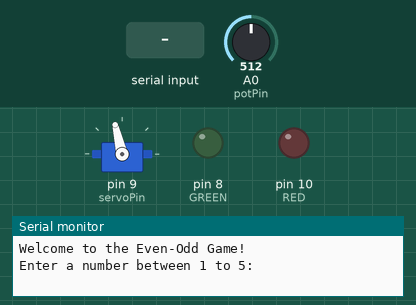
The sketch below on a simulated Arduino Uno, built with avr-gcc and run on an emulated ATmega328P. Shown: servo, output pins drawn as LEDs (lit = HIGH), the last lines printed to the serial monitor. The inputs (shaded band) are chosen by the test bench; at power-on: A0 (potPin) = 512. Random numbers use the default seed unless the sketch sets one.

Above: at 1.2 s.
1.3 s: "5\n" received over Serial
At 9.6 s:
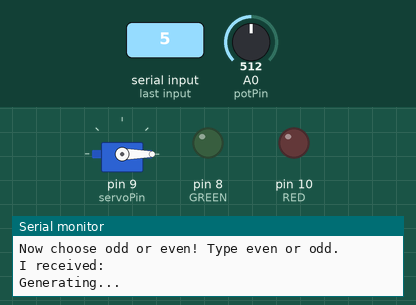
At 11.8 s:
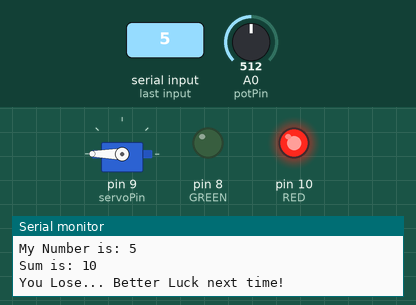
Timing chart, 0 to 13.6 s (numbered marks = the images above; inputs shaded):
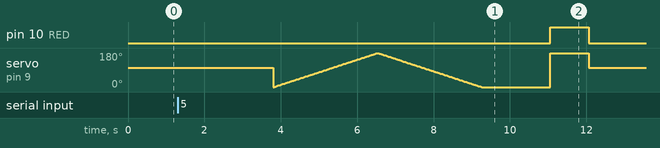

The sketch:

lab5.ino
```cpp
/*
   1- Author: Kiryl Baravikou - 656339218

   2- Lab: Lab 5 - Communication

   3- Description: the following code below is used to create an Even-Odd Game,
   which uses the servo motor to determine the user was right guessing the final sum between the number
   he or she chose and the random number generated. If the user was right -> the servo motor will point to the Green Led,
   and the user wins. Otherwise, the servo motor will point to the Red LED, meaning that the user lost.

   4-Lab Questions:
    a. What function did you use to change the servo position?
        To change the servo position, I implemented the function called "rotator" which accepts
        a boolean variable in order to start the rotation. Inside the function, to rotate the servo,
        I used two for-loops as described in the provided references by Professor, to rotate the servo from
        0 to 180 degrees continuosly while the random generator works, and analogRead() with map() and write()
        to move the servo to its starting position.

    b. What are the angles of the servo motor for the three directions?
      The angles I chose are all in the range from 0 to 180 degrees. The RED LED is located on the 180 degrees on Bredboard.
      The GREEN LED -> I used 15 degrees to shift towards this LED, since 0 degrees make no movement by servo motor.
      The neutral position is 103 degress based on my implementation.

    c. What functions/methods did you use to take input?
      I) To accept integer as input:
        input = Serial.parseInt(); //where input is an int variable;
      II) To accept the string from user input:
        while(Serial.available() == 0){} //waits until the user input until the time runs out
        delay(1200); //delay to stabilize the function
        choice = Serial.readStringUntil("\n"); //the input will be read until the user will press enter


   5- References: where did you find code snippets, ideas, and inspirations? failing to list the references you used can result in plagiarism. If you did not use any website say: "no references used":
    a. https://www.programmingelectronics.com/serial-read/
    b. http://arduino.cc/en/Reference/Serial#.UwYyzfldV8E
    c. http://arduino.cc/en/Serial/Available#.UwYy2PldV8E
    d. https://docs.arduino.cc/learn/electronics/servo-motors
    e. https://www.arduino.cc/reference/en/language/functions/communication/serial/
    f. https://forum.arduino.cc/t/serial-input-basics-updated/382007

   6- Demo: in-person demonstration 3/27/2023 , 10:42 am to Elijah.
*/


#include <Servo.h>

Servo Servo1;

int servoPin = 9;
int potPin = A0;

//Define the LEDs pins
const int RED = 10;
const int GREEN = 8;

//Variable for the input integer
int input = 0;

//Variable used to store the input string
String choice = "";

const unsigned int LENGTH = 5;
//char result[LENGTH];
//unsigned int pos = 0;

//The current position of the servo motor
int pos = 0;


void rotator(bool engine){

  if(engine == true){

    //Allows to rotate the servo from 0 to 180 degrees
    for(pos = 0; pos <= 180; pos += 1) {
        Servo1.write(pos);
        delay(15);
    }

    //Allows to rotate the servo from 180 to 0 degrees
    for(pos = 180; pos >= 0; pos -= 1){
      Servo1.write(pos);
      delay(15);
    }
  }
  else{
      int reading = analogRead(potPin);
      int angle = map(reading, 0, 1023, 0, 180);
      Servo1.write(103);
  }
}

//The function used to restart the game
void restart(){

      digitalWrite(RED, LOW);
      digitalWrite(GREEN, LOW);
      input = 0;
      choice = "";
      pos = 0;
      rotator(false);
      setup();
}


void setup(){

    Servo1.attach(servoPin);

    Serial.begin(9600);

    //Used to generate a random number
    randomSeed(analogRead(0));

    //Creating the output for the LEDs using the pin numbers
    pinMode(GREEN, OUTPUT);
    pinMode(RED, OUTPUT);

    //Welcome message + the prompt to enter an integer from 1-5
    Serial.println("Welcome to the Even-Odd Game!");
    Serial.println("Enter a number between 1 to 5: ");
}


void loop() {

    int reading = analogRead(potPin);
    int angle = map(reading, 0, 1023, 0, 180);
    //Servo1.write(angle);
    Servo1.write(103);

    //The flag used to allow the program to accept a string odd or even
    bool received = false;

    int flag;

    //The variable used to store the sum of the input + random number
    int sum = 0;

    //Used to store a random value between 1 and 5
    int rvalue = random(5) + 1;


    //Allows to accept user input for the integer
    //while(Serial.available() && input == 0){
    if(input == 0){

        input = Serial.parseInt();

        //Check if the bounds are OK for the integer
        if(input > 0 && input <= 5){
          Serial.print("I received: ");
          Serial.print(input);
          Serial.println();
          received = true;
          flag = 0;
          sum += input;
        }
    }


    //If out of bounds or the number of bytes != to the number of bytes in an integer - restart the game
    if(input < 0 || input > 5 || (sizeof(input) != 2)){

      Serial.println("Wrong input!");
      delay(500);
      restart();
    }


    //Check if the conditions are met to end the game proprely
    if(received == true && flag == 0){

      Serial.println("Now choose odd or even! Type even or odd.");

      //Accept the string from user input from the terminal
      while(Serial.available() == 0){}
      delay(1200);
      choice = Serial.readStringUntil("\n");

      //Using the length, I determine the size of the input word, and, therefore, the further behavior of the program
      int choiceLength = choice.length();
      //Serial.println(choiceLength);

      //Sanity check
      /*if(choiceLength != 5 || choiceLength != 6){
        Serial.println("Wrong input!");
        delay(500);
        return restart();
      }*/

      /*if(choice != "even" || choice != "odd"){
        Serial.println("Wrong input!");
        delay(500);
        return restart();
      }*/

      Serial.print("I received: ");
      Serial.print(choice);


      delay(300);

      Serial.print("Generating...");
      rotator(true);
      delay(1000);

      Serial.println();
      Serial.print("My Number is: ");
      Serial.print(rvalue);
      //Serial.println();

      delay(300);

      //Update the sum
      //sum += rvalue;
      //Serial.println(sum);
      //Serial.print(choice);

      int final = sum + rvalue;

      //Find the substrings inside the chosen word
      int eChoice = choice.indexOf("e");
      int oChoice = choice.indexOf("o");


      //Serial.println(eChoice);
      //Serial.println(eChoice);
      //Serial.println(final);
      //Serial.println(choiceLength);

      //Check if the sum is even (even + terminating characters)
      if((final % 2 == 0) && (choice == "even")){
      //if((final % 2 == 0) && (choiceLength == 6)){

          Serial.println();
          Serial.print("Sum is: ");
          Serial.println(final);
          delay(100);

          Servo1.write(15);
          Serial.println("Sum is even! You win!");
          digitalWrite(RED, LOW);
          digitalWrite(GREEN, HIGH);
          delay(1000);
          restart();
      }
      //Check if the sum is odd (odd + terminating characters)
      if((final % 2 != 0) && (choice == "odd")){
      //if((final % 2 != 0) && (choiceLength == 5)){

          Serial.println();
          Serial.print("Sum is: ");
          Serial.println(final);
          delay(500);

          Servo1.write(15);
          Serial.println("Sum is odd! You win!");
          digitalWrite(RED, LOW);
          digitalWrite(GREEN, HIGH);
          delay(1000);
          restart();
      }
      //Not even and not odd
      if((final % 2 == 0) && (choice != "even")){
      //if((final % 2 == 0) && (choiceLength != 6)){

          Serial.println();
          Serial.print("Sum is: ");
          Serial.println(final);
          delay(500);

          Servo1.write(180);
          Serial.println("You Lose... Better Luck next time!");
          digitalWrite(RED, HIGH);
          digitalWrite(GREEN, LOW);
          delay(1000);
          restart();
      }
      //Not even and not odd
      if((final % 2 != 0) && (choice != "odd")){
      //if((final % 2 != 0) && (choiceLength != 5)){

          Serial.println();
          Serial.print("Sum is: ");
          Serial.println(final);
          delay(500);

          Servo1.write(180);
          Serial.println("You Lose... Better Luck next time!");
          digitalWrite(RED, HIGH);
          digitalWrite(GREEN, LOW);
          delay(1000);
          restart();
      }
      //Added
      else{
        Serial.println("Wrong input!");
        delay(500);
        restart();
      }

      flag = 1;
    }
}
```
